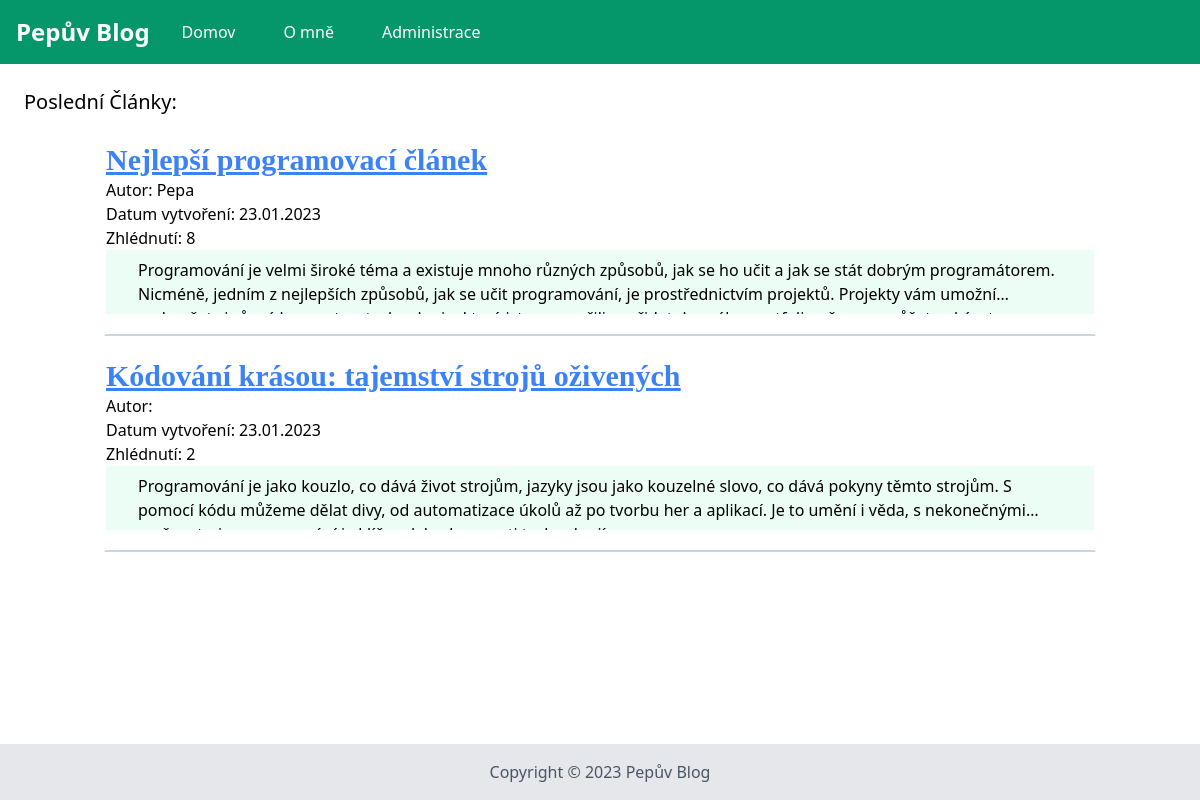
Before: / with the older database file.
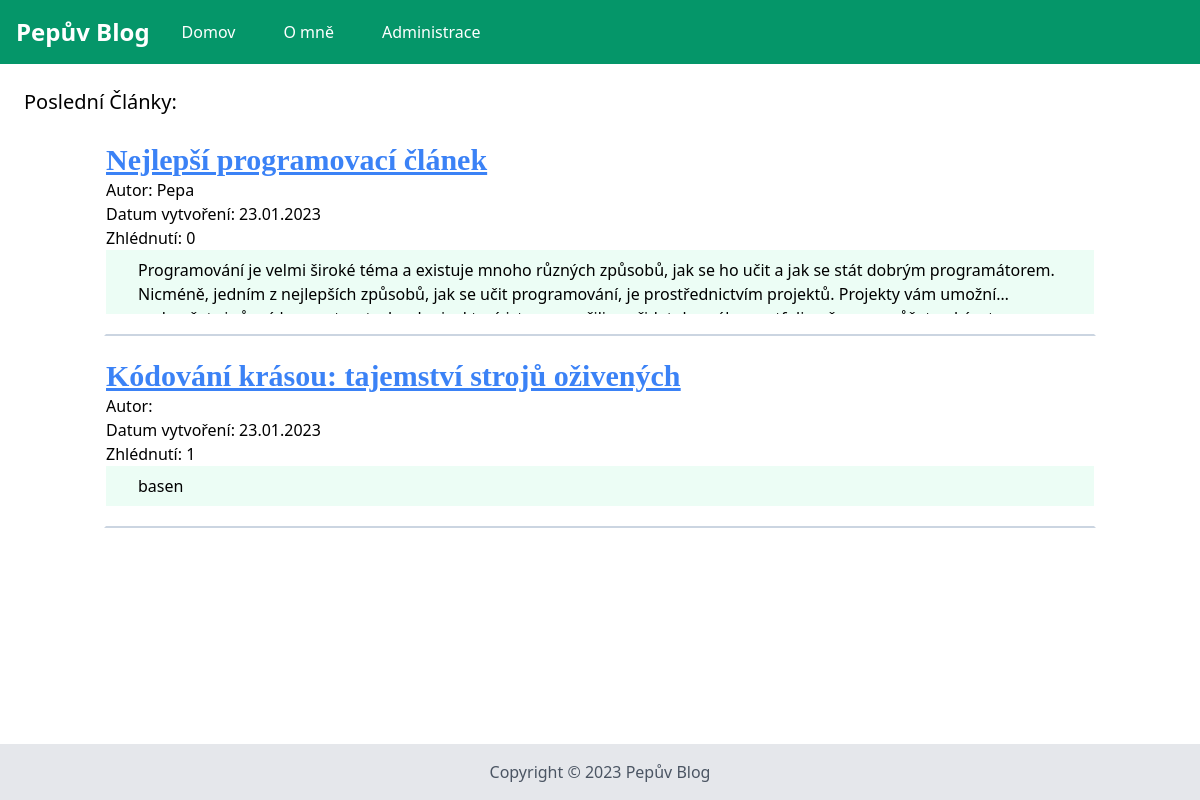
After: the same page with the newer database file.
### app.py (models this page shows, shortened)
class Article(db.Model):
    id = db.Column(db.Integer, primary_key=True)
    title = db.Column(db.String, nullable=False)
    content = db.Column(db.String, nullable=False)
    author_id = db.Column(db.Integer, db.ForeignKey('user.id'), nullable=False)
    date_created = db.Column(db.DateTime, default=datetime.utcnow)
    views = db.Column(db.Integer, default=0)
    reviews = db.Column(db.Integer, default=0)

class User(db.Model):
    id = db.Column(db.Integer, primary_key=True)
    login = db.Column(db.String, nullable=False)
    password = db.Column(db.String, nullable=False)
    admin = db.Column(db.Boolean, default=0)
    articles = db.relationship('Article', backref='author', lazy=True)
    is_active = db.Column(db.Boolean, default=True)
    is_authenticated = db.Column(db.Boolean)
    def is_authenticated(self):
        return self.is_authenticated
    def is_active(self):
        return self.is_active

### app.py (the view)
@app.route("/")
def index():
    articles = Article.query.all()
    return render_template("index.html",articles=articles)

### templates/index.html (shortened to what this page needs)
{% extends 'base.html' %}
{% block body %}
    <h2 class="text-xl font-medium mb-2">Poslední Články:</h3>
        <div class="container mx-auto p-4">
            {% for article in articles %}
              <div class="mb-5 pb-5 border-2 border-white border-b-slate-300">
                <h2 class="text-3xl font-bold text-blue-500 underline font-serif"><a href="{{ url_for('article',id=article.id) }}">{{article.title}}</a></h2>
                <p class="">Autor: {{article.author.login}}</p>
                <p class="">Datum vytvoření: {{article.date_created.strftime('%d.%m.%Y')}}</p>
                <p class="">Zhlédnutí: {{article.views}}</p>
                <p class="px-8 py-2 bg-emerald-50 article-content">{{article.content}}</p>
              </div>
            {% endfor %}
          </div>
{% endblock %}

### templates/base.html (shortened to what this page needs)
<!DOCTYPE html>
<html lang="cs">
  <head>
    <link
      rel="stylesheet"
      href="{{ url_for('static',filename='css/output.css') }}"
    />
  </head>
  <body>
    <header class="bg-emerald-600 text-white p-4 flex items-center justify-between">
        <h1 class="text-2xl font-bold"><a href="{{ url_for('index') }}">Pepův Blog</a></h1>
        <nav class="flex flex-1 items-center">
            <ul class="flex ml-8 flex-1 gap-8">
                <li class="mr-4 hover:text-gray-300"><a href="{{ url_for('index') }}">Domov</a></li>
                <li class="mr-4 hover:text-gray-300"><a href="{{ url_for('about') }}">O mně</a></li>
                <li class="mr-4 hover:text-gray-300"><a href="{{ url_for('admin_login') }}">Administrace</a></li>
            </ul>
        </nav>
      </header>
    <main class="py-6 px-6">
        {% block body %} {% endblock %}
    </main>
    <footer class="bg-gray-200 p-4">
      <p class="text-center text-gray-600">Copyright © 2023 Pepův Blog</p>
    </footer>
  </body>
</html>

### templates/index.html (style rules this page uses)
p.article-content { display: -webkit-box; -webkit-line-clamp: 2; -webkit-box-orient: vertical; overflow: hidden; text-overflow: ellipsis; }

Changed rows visible on the page:
changed Article "Nejlepší programovací článek": views "8" → "0"
changed Article "Kódování krásou: tajemství strojů oživených": views "2" → "1"; content "Programování je jako kouzlo, co dává život strojům, jazyky jsou jako kouzelné slovo, co dává pokyny těmto strojům. S pomocí kódu můžeme dělat divy, od automatizace úkolů až po tvorbu her a aplikací. Je to umění i věda, s…" → "basen"
